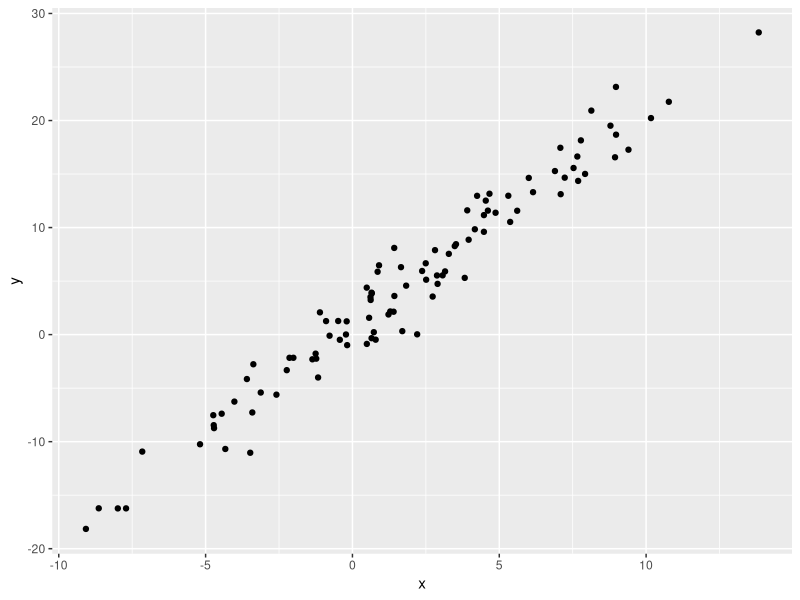

Reproduce this figure in R.
## ---- chunk 1
library(ggplot2)
## ---- chunk 2
x<-rnorm(100,2,5)
y<-rnorm(100,2*x+1,2)

x
y
## ---- chunk 3
df<-data.frame(x,y)

df
## ---- chunk 4
ggplot()+
geom_point(dat=df,aes(x,y))

